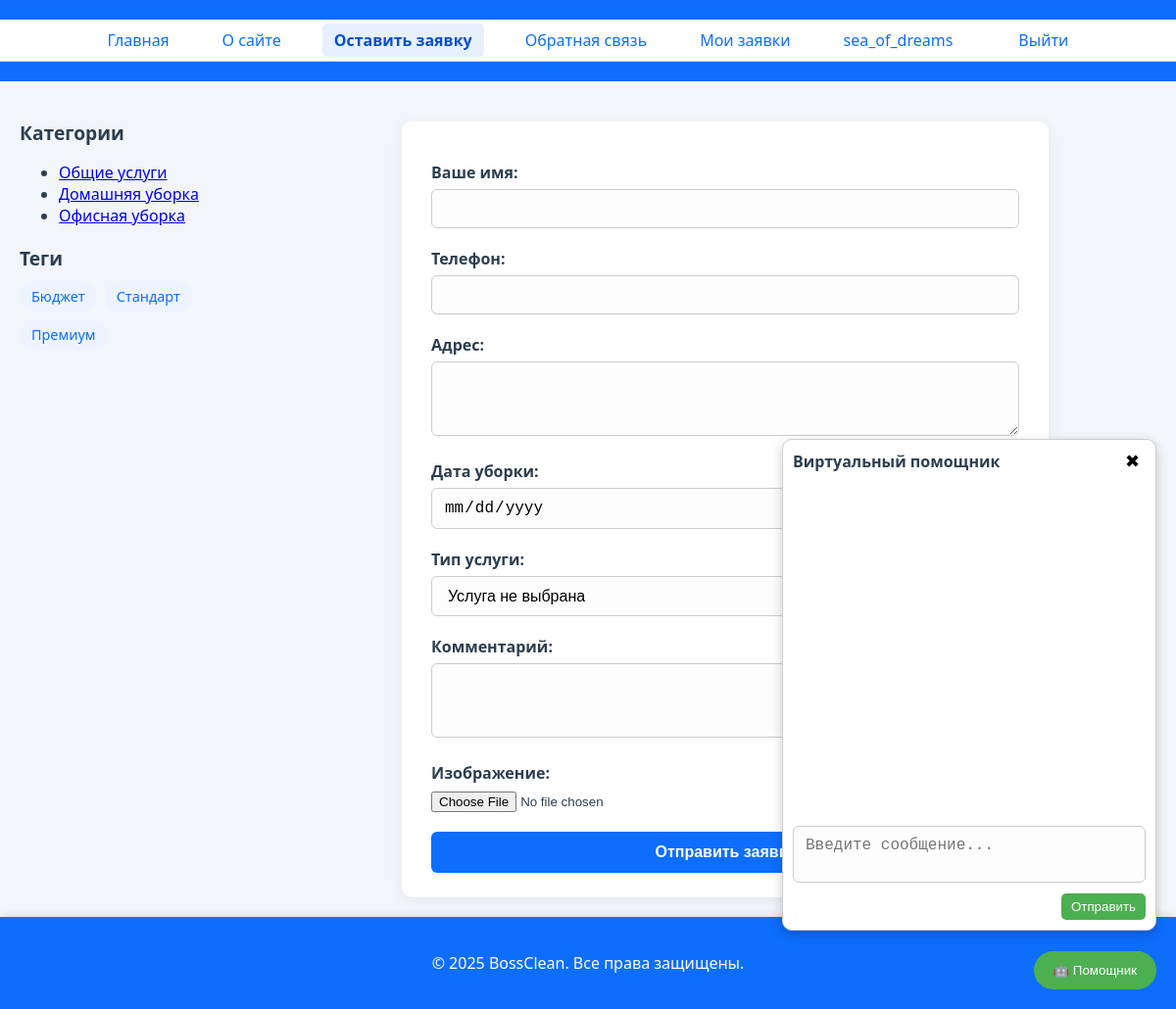
The app's page /add_request/ (signed in) with its own data.
### users/models.py (models this page shows)
class User(AbstractUser):
    photo = models.ImageField(upload_to="users/%Y/%m/%d/", blank=True, null=True, verbose_name="Фотография")
    date_birth = models.DateField(blank=True, null=True, verbose_name="Дата рождения")
    class Meta:
        verbose_name = 'Пользователь'
        verbose_name_plural = 'Пользователи'

### places/models.py (models this page shows, shortened)
class ServiceCategory(models.Model):
    name = models.CharField(max_length=100, verbose_name='Название категории')
    slug = models.SlugField(unique=True, verbose_name='URL')
    def get_absolute_url(self):
        return reverse('category', kwargs={'cat_slug': self.slug})
    class Meta:
        verbose_name = 'Категория'
        verbose_name_plural = 'Категории'

class TagService(models.Model):
    tag = models.CharField(max_length=100, db_index=True, verbose_name="Название тега")
    slug = models.SlugField(max_length=255, unique=True, db_index=True, verbose_name="URL")
    def get_absolute_url(self):
        return reverse('tag', kwargs={'tag_slug': self.slug})

### places/views.py (the view)
# urls.py: path('add_request/', views.add_request, name='add_request'),
@login_required
def add_request(request):
    if request.method == 'POST':
        form = OrderForm(request.POST, request.FILES)
        if form.is_valid():
            order = form.save(commit=False)
            order.user = request.user
            order.save()
            return redirect('order_success', order_id=order.id)
    else:
        form = OrderForm()
    return render(request, 'places/add_request.html', {'form': form, 'active_page': 'add_request'})

### places/forms.py (shortened to what this page needs)
class OrderForm(forms.ModelForm):
    image = forms.ImageField(required=False, label="Изображение")  # Добавляем поле для изображения
    service = forms.ModelChoiceField(
        queryset=Service.objects.all(),
        empty_label="Услуга не выбрана",
        label="Тип услуги"
    )
    class Meta:
        model = OrderRequest
        fields = ['name', 'phone', 'address', 'date', 'service', 'comment', 'image']  # Добавляем поле 'image'
        labels = {
            'name': 'Ваше имя',
            'phone': 'Телефон',
            'address': 'Адрес',
            'date': 'Дата уборки',
            'comment': 'Комментарий',
            'image': 'Изображение'
        }
        widgets = {
            'name': forms.TextInput(attrs={'class': 'form-input'}),
            'phone': forms.TextInput(attrs={'class': 'form-input'}),
            'address': forms.Textarea(attrs={'rows': 3, 'class': 'form-input'}),
            'date': forms.DateInput(attrs={'type': 'date', 'class': 'form-input'}),
            'comment': forms.Textarea(attrs={'rows': 3, 'class': 'form-input'}),
            'image': forms.ClearableFileInput(attrs={'class': 'form-input'}),
        }

### places/models.py (called while the page is built)
    def __str__(self):
        return self.name

### places/templatetags/cleaning_tags.py (called while the page is built)
@register.inclusion_tag('places/list_categories.html')
def show_categories(cat_selected=0):
    cats = ServiceCategory.objects.all()
    return {"cats": cats, "cat_selected": cat_selected}

@register.inclusion_tag('places/includes/tag_block.html')
def show_all_tags():
    return {"tags": TagService.objects.all()}

### users/context_processors.py (called while the page is built)
def get_main_menu(request):
    return {'mainmenu': menu}

### places/templates/places/add_request.html (shortened to what this page needs)
{% extends 'base.html' %}
{% block content %}
<form method="post" enctype="multipart/form-data">
    {% for f in form %}
        <p>
            <label class="form-label" for="{{ f.id_for_label }}">{{ f.label }}: </label>
            {{ f }}
        </p>
    {% endfor %}
    <button type="submit">Отправить заявку</button>
</form>
{% endblock %}

### places/templates/base.html (shortened to what this page needs)
<!DOCTYPE html>
<html lang="ru">
<head>
    {% load static %}
    {% load cleaning_tags %}
    <link rel="stylesheet" href="{% static 'places/css/styles.css' %}">
</head>
<body>
    <div class="wrapper">
        <header>
            <nav  class="main-menu">
                <ul>
                    {% for m in mainmenu %}
                        <li class="{% if m.url_name == active_page %}selected{% endif %}">
                            <a href="{% url m.url_name %}">{{ m.title }}</a>
                        </li>
                    {% endfor %}
                    {% if user.is_authenticated %}
                        <li class="last {% if request.path == '/my_orders/' %}selected{% endif %}">
                            <a href="{% url 'my_orders' %}">Мои заявки</a>
                        </li>
                        <li class="last {% if request.path == '/users/profile/' %}selected{% endif %}">
                            <a href="{% url 'users:profile' %}">{{ user.username }}</a> |
                        </li>
                        <li class="last">
                            <a href="{% url 'users:logout' %}">Выйти</a>
                          </li>
                    {% endif %}
                </ul>
            </nav>
        </header>
        <div class="main-layout">
            <aside class="sidebar">
                <h3>Категории</h3>
                {% show_categories cat_selected %}
                <h3>Теги</h3>
                {% show_all_tags %}
            </aside>
            <main class="content">
                {% block content %}{% endblock %}
            </main>
        </div>
    </div>
    <footer>
        <p>&copy; 2025 BossClean. Все права защищены.</p>
    </footer>
    {% include "places/includes/yandexgpt.html" %}
</body>
</html>

### places/templates/places/list_categories.html
<ul class="category-list">
    {% for cat in cats %}
        {% if cat.id == cat_selected %}
            <li class="selected">{{ cat.name }}</li>
        {% else %}
            <li><a href="{{ cat.get_absolute_url }}">{{ cat.name }}</a></li>
        {% endif %}
    {% endfor %}
</ul>

### places/templates/places/includes/tag_block.html
{% if tags %}
<div class="tags">
    {% for t in tags %}
        <a href="{{ t.get_absolute_url }}" class="tag">{{ t.tag }}</a>
    {% endfor %}
</div>
{% endif %}

### places/static/places/css/styles.css (style rules this page uses)
html, body { font-family: 'Segoe UI', sans-serif; background-color: #f2f6fa; color: #2c3e50; height: 100%; margin: 0; padding: 0; }
.wrapper { min-height: 100%; display: flex; flex-direction: column; }
.main-layout { flex: 1; display: flex; padding: 20px; }
header { background-color: #0d6efd; color: white; padding: 20px 0; text-align: center; }
nav { background-color: #ffffff; border-bottom: 1px solid #ddd; }
nav ul { display: flex; justify-content: center; flex-wrap: wrap; list-style: none; margin: 0; padding: 10px 0; }
nav ul li { margin: 0 15px; }
nav ul li a { color: #0d6efd; font-size: 1rem; padding: 6px 12px; text-decoration: none; border-radius: 5px; transition: background-color 0.2s; }
nav ul li.selected a { font-weight: bold; background-color: #e6f0ff; color: #084fc7; }
footer { background-color: #0d6efd; color: white; text-align: center; padding: 20px 0; font-size: 1rem; box-shadow: 0 -2px 8px rgba(0, 0, 0, 0.1); }
.main-layout { display: flex; gap: 30px; padding: 20px; flex-wrap: wrap; }
.sidebar { flex: 0 0 250px; }
.content { flex: 1; }
.sidebar h3 { font-size: 1.2rem; margin-bottom: 10px; }
.tags { display: flex; flex-wrap: wrap; gap: 8px; margin-top: 10px; }
.tag { background-color: #edf4ff; color: #0d6efd; padding: 6px 12px; border-radius: 20px; font-size: 0.9rem; text-decoration: none; transition: background-color 0.3s; }
form { max-width: 600px; margin: 0 auto; background-color: #ffffff; border-radius: 10px; padding: 25px 30px; box-shadow: 0 4px 16px rgba(0, 0, 0, 0.06); }
form p { margin-bottom: 20px; }
label.form-label { display: block; margin-bottom: 6px; font-weight: 600; color: #2c3e50; }
input[type="text"], input[type="email"], input[type="date"], select, textarea { width: 100%; padding: 10px 12px; font-size: 1rem; border: 1px solid #ccc; border-radius: 6px; background-color: #fdfdfd; box-sizing: border-box; transition: border-color 0.3s; }
button[type="submit"] { width: 100%; padding: 12px; background-color: #0d6efd; border: none; color: white; font-weight: bold; font-size: 1rem; border-radius: 6px; cursor: pointer; transition: background-color 0.3s ease; }

### records on screen
User: username "sea_of_dreams"
ServiceCategory: name "Общие услуги"
ServiceCategory: name "Домашняя уборка"
ServiceCategory: name "Офисная уборка"
TagService: tag "Бюджет"
TagService: tag "Стандарт"
TagService: tag "Премиум"

### other values on screen
{{ m.title }} "Главная" "О сайте" "Оставить заявку" "Обратная связь"
{{ f.label }} "Ваше имя" "Телефон" "Адрес" "Дата уборки" "Тип услуги" "Комментарий" "Изображение"
